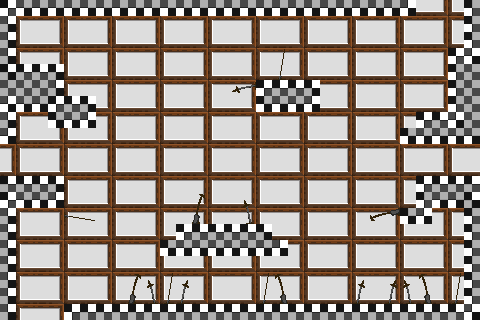

Tiled map render using the project's own tile images. Description and the map definition, with tile-layer contents summarised, below:
An orthogonal 30x20 tile map with 16x16 px tiles, 11 tile layers (bkg_far, bkg_close, onoff-defaulton(blue), onoff-defaultoff(blue), ...), 7 tilesets.

<map version="1.10" tiledversion="1.11.0" orientation="orthogonal" renderorder="right-down" width="30" height="20" tilewidth="16" tileheight="16" infinite="0" nextlayerid="13" nextobjectid="1">
 <tileset firstgid="1" source="../../jail_wall.tsx" />
 <tileset firstgid="65" source="../../jail_block.tsx" />
 <tileset firstgid="129" source="../../Timberframe Wallstileset.tsx" />
 <tileset firstgid="144" source="../../Checkboard tileset.tsx" />
 <tileset firstgid="159" source="../Possible Extra Art.tsx" />
 <tileset firstgid="171" source="../../PlaceholderSprites.tsx" />
 <tileset firstgid="276" source="../../decorative_props.tsx" />
 <layer id="4" name="bkg_far" width="30" height="20">
  <properties>
   <property name="unity:sortinglayer" value="Bkg_far" />
  </properties>
  <data>[600 cells, 0 non-empty, 0 distinct tile ids]</data>
 </layer>
 <layer id="1" name="bkg_close" width="30" height="20">
  <properties>
   <property name="unity:sortinglayer" value="Bkg" />
  </properties>
  <data>[600 cells, 600 non-empty, 9 distinct tile ids]</data>
 </layer>
 <layer id="6" name="onoff-defaulton(blue)" width="30" height="20">
  <properties>
   <property name="unity:layer" value="Ground" />
   <property name="unity:sortinglayer" value="Ground" />
   <property name="unity:tag" value="onoff-defaulton" />
  </properties>
  <data>[600 cells, 0 non-empty, 0 distinct tile ids]</data>
 </layer>
 <layer id="7" name="onoff-defaultoff(blue)" width="30" height="20">
  <properties>
   <property name="unity:layer" value="Ground" />
   <property name="unity:sortinglayer" value="Ground" />
   <property name="unity:tag" value="onoff-defaultoff" />
  </properties>
  <data>[600 cells, 0 non-empty, 0 distinct tile ids]</data>
 </layer>
 <layer id="9" name="onoff2-defaulton(purple)" width="30" height="20">
  <properties>
   <property name="unity:layer" value="Ground" />
   <property name="unity:sortinglayer" value="Ground" />
   <property name="unity:tag" value="onoff2-defaulton" />
  </properties>
  <data>[600 cells, 0 non-empty, 0 distinct tile ids]</data>
 </layer>
 <layer id="8" name="onoff2-defaultoff(purple)" width="30" height="20">
  <properties>
   <property name="unity:layer" value="Ground" />
   <property name="unity:sortinglayer" value="Ground" />
   <property name="unity:tag" value="onoff2-defaultoff" />
  </properties>
  <data>[600 cells, 0 non-empty, 0 distinct tile ids]</data>
 </layer>
 <layer id="2" name="ground" width="30" height="20">
  <properties>
   <property name="unity:layer" value="Ground" />
   <property name="unity:sortinglayer" value="Ground" />
  </properties>
  <data>[600 cells, 165 non-empty, 19 distinct tile ids]</data>
 </layer>
 <layer id="11" name="annotations below annotations" width="30" height="20">
  <data>[600 cells, 0 non-empty, 0 distinct tile ids]</data>
 </layer>
 <layer id="10" name="annotations (for game objects)" width="30" height="20">
  <data>[600 cells, 0 non-empty, 0 distinct tile ids]</data>
 </layer>
 <layer id="3" name="floating spear" width="30" height="20">
  <properties>
   <property name="unity:sortinglayer" value="Foreground" />
  </properties>
  <data>[600 cells, 14 non-empty, 6 distinct tile ids]</data>
 </layer>
 <layer id="12" name="foreground" width="30" height="20">
  <properties>
   <property name="unity:sortinglayer" value="Foreground" />
  </properties>
  <data>[600 cells, 2 non-empty, 2 distinct tile ids]</data>
 </layer>
</map>
